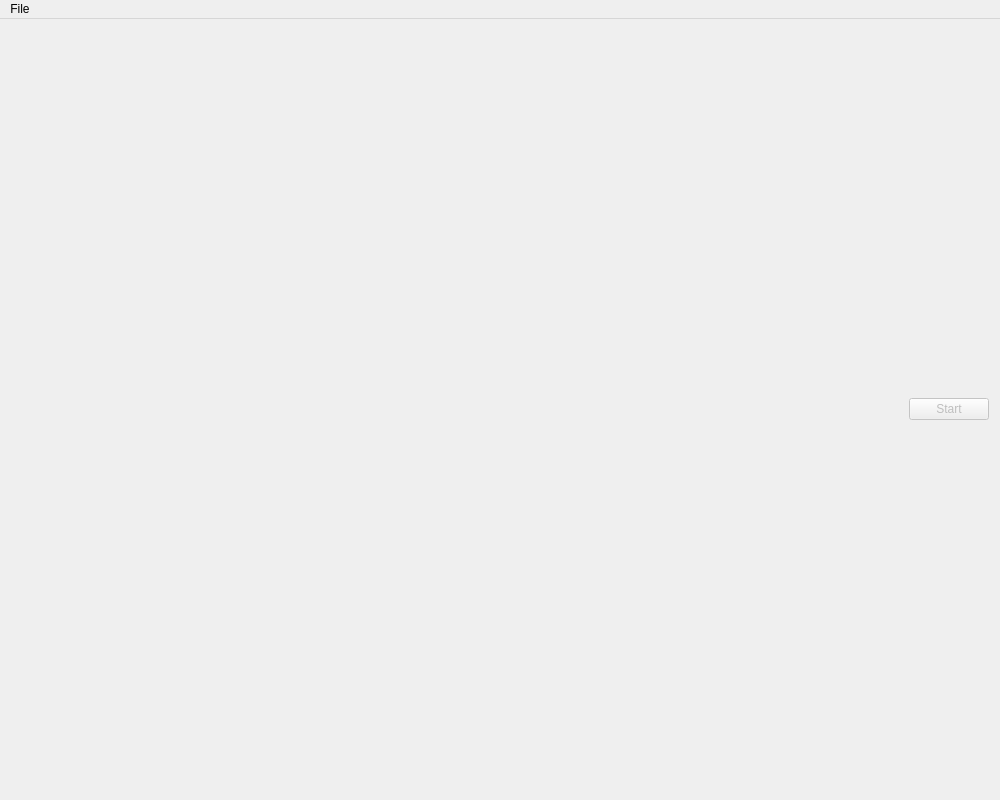
<?xml version="1.0" encoding="UTF-8"?>
<ui version="4.0">
 <class>YoutubeDownloader</class>
 <widget class="QMainWindow" name="YoutubeDownloader">
  <property name="geometry">
   <rect>
    <x>0</x>
    <y>0</y>
    <width>1000</width>
    <height>800</height>
   </rect>
  </property>
  <property name="windowTitle">
   <string>YoutubeDownloader</string>
  </property>
  <widget class="QWidget" name="centralWidget">
   <layout class="QVBoxLayout" name="verticalLayout">
    <item>
     <layout class="QHBoxLayout" name="mainLayout"/>
    </item>
    <item>
     <layout class="QHBoxLayout" name="buttonLayout">
      <item>
       <spacer name="horizontalSpacer">
        <property name="orientation">
         <enum>Qt::Horizontal</enum>
        </property>
        <property name="sizeHint" stdset="0">
         <size>
          <width>40</width>
          <height>20</height>
         </size>
        </property>
       </spacer>
      </item>
      <item>
       <widget class="QPushButton" name="confirmationButton">
        <property name="enabled">
         <bool>false</bool>
        </property>
        <property name="text">
         <string>Start</string>
        </property>
        <property name="checkable">
         <bool>false</bool>
        </property>
       </widget>
      </item>
     </layout>
    </item>
   </layout>
  </widget>
  <widget class="QMenuBar" name="menuBar">
   <property name="geometry">
    <rect>
     <x>0</x>
     <y>0</y>
     <width>1000</width>
     <height>20</height>
    </rect>
   </property>
   <widget class="QMenu" name="fileMenu">
    <property name="title">
     <string>File</string>
    </property>
    <addaction name="actionHelp"/>
    <addaction name="actionVersion"/>
   </widget>
   <addaction name="fileMenu"/>
  </widget>
  <action name="actionHelp">
   <property name="text">
    <string>Help</string>
   </property>
  </action>
  <action name="actionVersion">
   <property name="text">
    <string>Version</string>
   </property>
  </action>
 </widget>
 <layoutdefault spacing="6" margin="11"/>
 <resources/>
 <connections/>
</ui>
